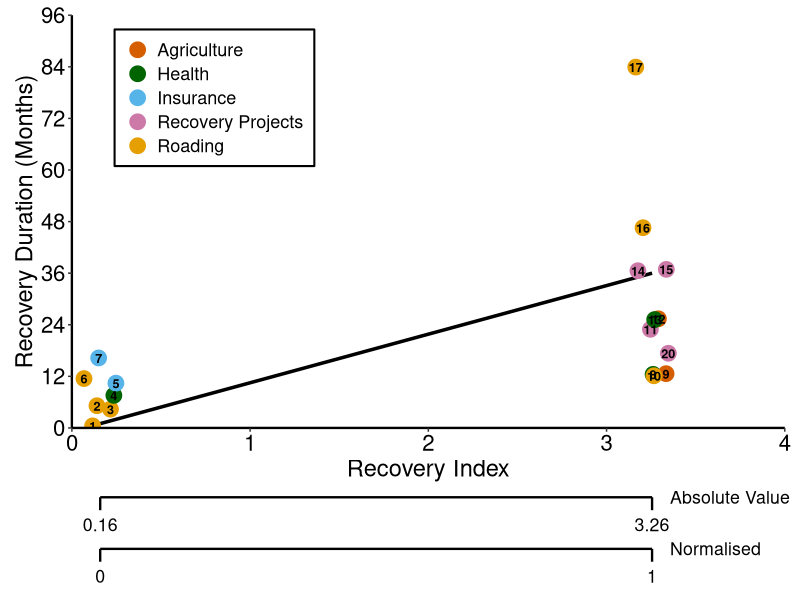
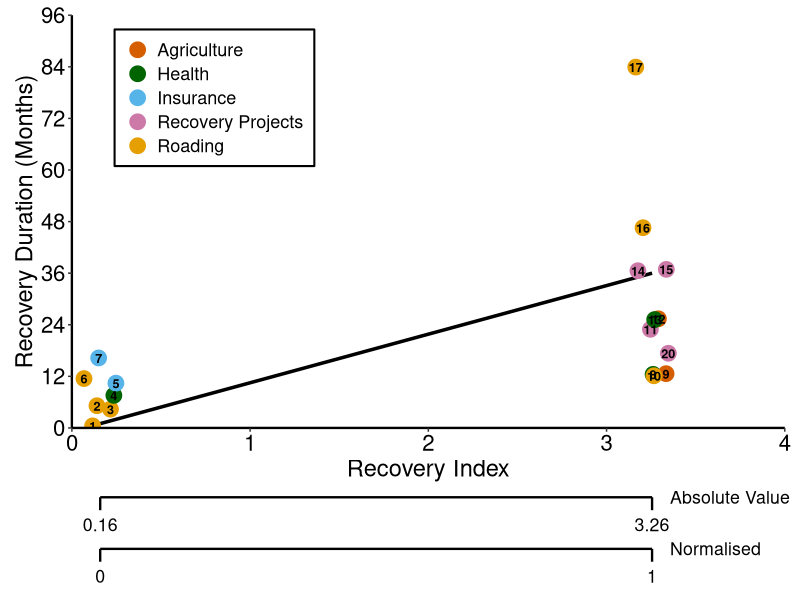

Write R code to recreate these figures, in order.
# -------------------------------------------------------------------------
# Estimated Recovery Durations
# -------------------------------------------------------------------------
# August 2026
# Graphing evidence of different recovery durations and our best guess estimate
# Trying to demonstrate the consideration that went into what duration was
# assigned to the min and max recovery index
# -------------------------------------------------------------------------

# Load packages -----------------------------------------------------------

library(ggplot2)
library(patchwork)

# Min and Max Recovery Index Scores ---------------------------------------

x_min <- 0.15895
x_max <- 3.25544

x_values <- seq(
  x_min,
  x_max,
  length.out = 200
)

# Our best guess estimate of recovery times -------------------------------

# Range from 1 month to 36 months (3 years)

estimate_data <- data.frame(
  Recovery_Index = x_values,
  Recovery_Duration = seq(
    1,
    36,
    length.out = length(x_values)
  )
)

# Evidence of different recovery durations -------------------------------

# Evidence has been coloured by the dimensions of recovery they relate to.

evidence_dots <- data.frame(
  Recovery_Index = c(
    x_min,
    x_min,
    x_min,
    x_min,
    x_min,
    x_min,
    x_max,
    x_max,
    x_max,
    x_min,
    x_max,
    x_max,
    x_max,
    x_max,
    x_max,
    x_max,
    x_max,
    x_max
  ),
  Recovery_Duration = c(
    1,
    3,
    4,
    7,
    10,
    10,
    12,
    12,
    12,
    16,
    18,
    24,
    24,
    24,
    36,
    36,
    48,
    84
  ),
  Dimension_of_Recovery = c(
    "Roading",
    "Roading",
    "Roading",
    "Health",
    "Insurance",
    "Roading",
    "Health",
    "Agriculture",
    "Roading",
    "Insurance",
    "Recovery Projects",
    "Recovery Projects",
    "Agriculture",
    "Health",
    "Recovery Projects",
    "Recovery Projects",
    "Roading",
    "Roading"
  ),
  No_ID = c(
    1,
    3,
    2,
    4,
    5,
    6,
    8,
    9,
    10,
    7,
    20,
    11,
    12,
    13,
    14,
    15,
    16,
    17
  )
)

# Create fixed jittered positions -----------------------------------------
# The same jittered coordinates are used for both the dots and their IDs.
# so each number remains centred on its corresponding dot.

set.seed(123)
evidence_dots$Plot_X <- evidence_dots$Recovery_Index +
  runif(
    nrow(evidence_dots),
    -0.1,
    0.1
  )

evidence_dots$Plot_Y <- evidence_dots$Recovery_Duration +
  runif(
    nrow(evidence_dots),
    -1.5,
    1.5
  )
# Colours -----------------------------------------------------------------

recovery_colours <- c(
  "Roading" = "#E69F00",
  "Health" = "darkgreen",
  "Recovery Projects" = "#CC79A7",
  "Agriculture" = "#D55E00",
  "Insurance" = "#56B4E9"
)

# Main Recovery Duration Plot ---------------------------------------------

recovery_duration_plot <- ggplot(
  estimate_data,
  aes(
    x = Recovery_Index,
    y = Recovery_Duration
  )
) +
  
  # Estimated recovery duration ------------------------------------------

geom_line(
  linewidth = 1.2,
  colour = "black"
) +
  
  # Evidence points -------------------------------------------------------

geom_point(
  data = evidence_dots,
  aes(
    x = Plot_X,
    y = Plot_Y,
    colour = Dimension_of_Recovery
  ),
  inherit.aes = FALSE,
  size = 5
) +
  
  # Evidence IDs ----------------------------------------------------------

geom_text(
  data = evidence_dots,
  aes(
    x = Plot_X,
    y = Plot_Y,
    label = No_ID
  ),
  inherit.aes = FALSE,
  colour = "black",
  size = 3.2,
  fontface = "bold"
) +
  
  
  # X-axis ----------------------------------------------------------------

scale_x_continuous(
  limits = c(0, 4),
  breaks = seq(0, 4, 1),
  expand = c(0, 0)
) +
  
  # Y-axis ----------------------------------------------------------------

scale_y_continuous(
  limits = c(0, 96),
  breaks = seq(0, 96, 12),
  expand = c(0, 0)
) +
  
  # Evidence colours ------------------------------------------------------

scale_colour_manual(
  values = recovery_colours
) +
  
  # Axis labels ------------------------------------------------------------

labs(
  x = "Recovery Index",
  y = "Recovery Duration (Months)"
) +
  
  # Theme -----------------------------------------------------------------

theme_classic() +
  
  theme(
    # Axis text
    axis.text = element_text(
      size = 16,
      colour = "black"
    ),
    
    # Axis titles
    axis.title = element_text(
      size = 17,
      colour = "black"
    ),
    
    # Axis lines
    axis.line = element_line(
      colour = "black",
      linewidth = 0.8
    ),
    
    # Legend in upper-right of main plot
    legend.position = c(
      0.2,
      0.8
    ),
    
    # Remove legend title
    legend.title = element_blank(),
    
    # Legend text
    legend.text = element_text(
      size = 13,
      colour = "black"
    ),
    
    # White legend background with black outline
    legend.background = element_rect(
      fill = "white",
      colour = "black",
      linewidth = 0.7
    ),
    
    # Spacing inside legend
    legend.margin = margin(
      6,
      8,
      6,
      8
    ),
    
    # Spacing between legend items
    legend.spacing.x = unit(
      0.15,
      "cm"
    )
    
  )

# Absolute Value Secondary Axis -------------------------------------------

absolute_axis <- ggplot() +
  
  geom_segment(
    aes(
      x = x_min,
      xend = x_max,
      y = 0,
      yend = 0
    ),
    linewidth = 0.8,
    colour = "black"
  ) +
  
  geom_segment(
    aes(
      x = c(x_min, x_max),
      xend = c(x_min, x_max),
      y = 0,
      yend = -0.08
    ),
    linewidth = 0.8,
    colour = "black"
  ) +
  
  geom_text(
    aes(
      x = c(x_min, x_max),
      y = -0.17,
      label = sprintf(
        "%.2f",
        c(x_min, x_max)
      )
    ),
    size = 4.5,
    colour = "black"
  ) +
  
  annotate(
    "text",
    x = x_max + 0.10,
    y = 0,
    label = "Absolute Value",
    hjust = 0,
    vjust = 0.5,
    size = 4.5,
    colour = "black"
  ) +
  
  scale_x_continuous(
    limits = c(0, 4),
    expand = c(0, 0)
  ) +
  
  scale_y_continuous(
    limits = c(-0.27, 0.05),
    expand = c(0, 0)
  ) +
  
  coord_cartesian(
    clip = "off"
  ) +
  
  theme_void()

# Normalised Secondary Axis -----------------------------------------------

normalised_axis <- ggplot() +
  
  geom_segment(
    aes(
      x = x_min,
      xend = x_max,
      y = 0,
      yend = 0
    ),
    linewidth = 0.8,
    colour = "black"
  ) +
  
  geom_segment(
    aes(
      x = c(x_min, x_max),
      xend = c(x_min, x_max),
      y = 0,
      yend = -0.08
    ),
    linewidth = 0.8,
    colour = "black"
  ) +
  
  geom_text(
    aes(
      x = c(x_min, x_max),
      y = -0.17,
      label = c(
        "0",
        "1"
      )
    ),
    size = 4.5,
    colour = "black"
  ) +
  
  annotate(
    "text",
    x = x_max + 0.10,
    y = 0,
    label = "Normalised",
    hjust = 0,
    vjust = 0.5,
    size = 4.5,
    colour = "black"
  ) +
  
  scale_x_continuous(
    limits = c(0, 4),
    expand = c(0, 0)
  ) +
  
  scale_y_continuous(
    limits = c(-0.27, 0.05),
    expand = c(0, 0)
  ) +
  
  coord_cartesian(
    clip = "off"
  ) +
  
  theme_void()

# Combine plots -----------------------------------------------------------

recovery_duration_plot <-
  recovery_duration_plot /
  absolute_axis /
  normalised_axis +
  plot_layout(
    heights = c(
      8,
      1,
      1
    )
  )

# Display plot ------------------------------------------------------------

recovery_duration_plot

# Save plot ----------------------------------------------------------------

ggsave(
  filename = "C:/Users/morga/OneDrive - The University of Waikato/Masters Thesis/Thesis/Recovery Index/Estimated Recovery Duration.png",
  plot = recovery_duration_plot,
  width = 14,
  height = 9,
  units = "in",
  dpi = 600,
  bg = "white"
)
